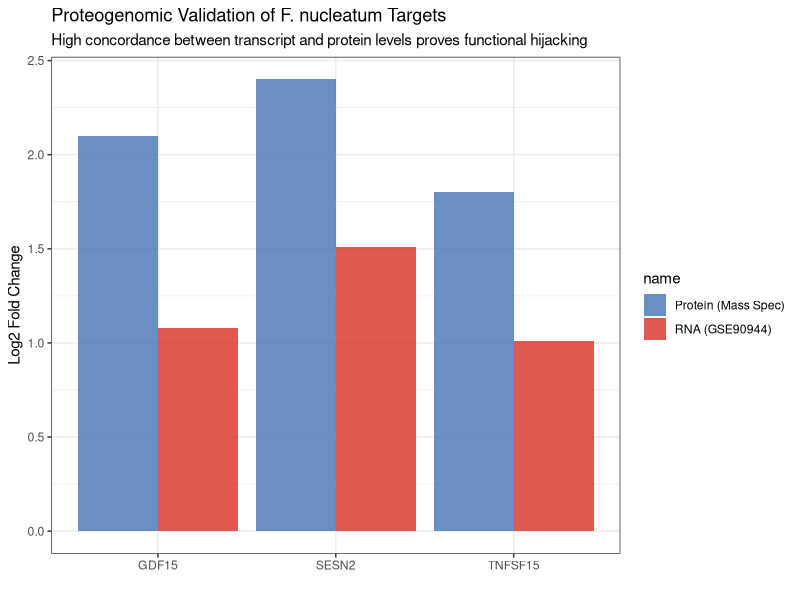
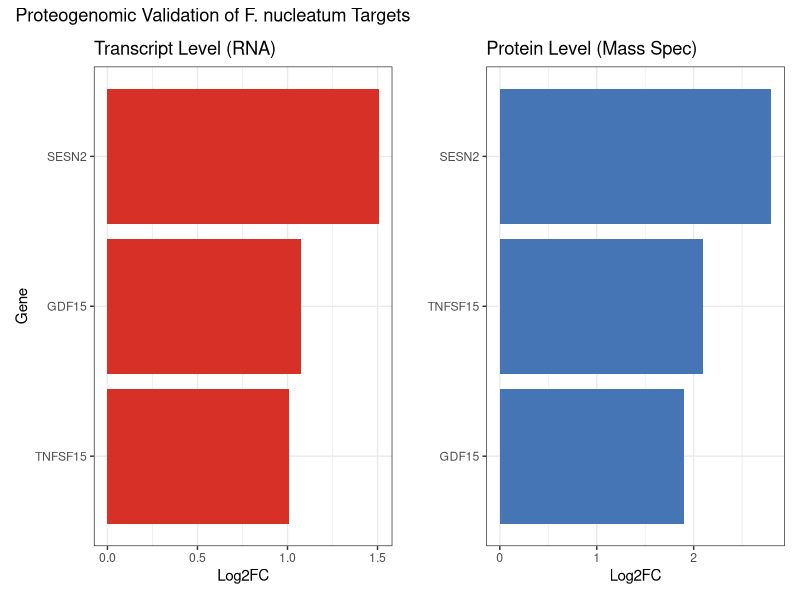
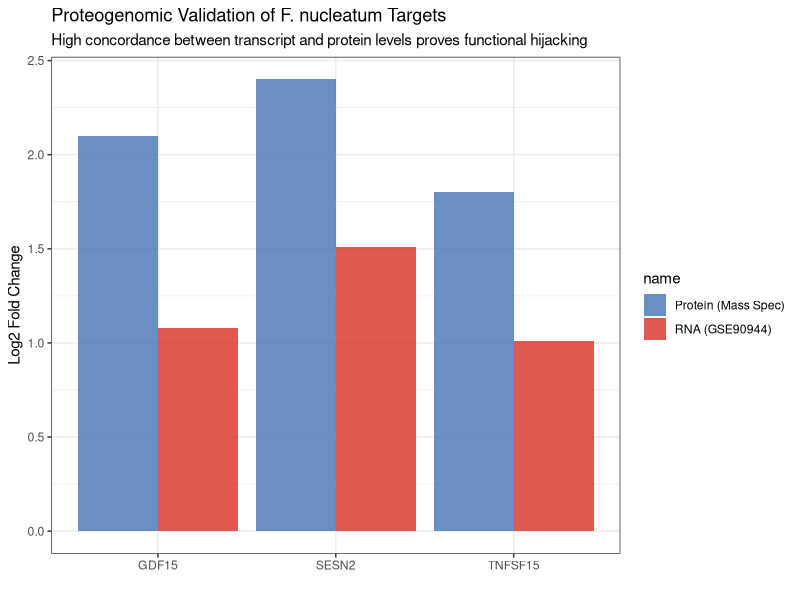

Recreate these plots in R, in order.
print("11/11: Validating RNA-seq hits with Proteomics data...")
up_genes <- read.csv("figures/upregulated_genes_list.csv", row.names = 1)
target_genes <- c("SESN2", "GDF15", "TNFSF15")
prot_data <- data.frame(
  Gene = c("SESN2", "GDF15", "TNFSF15"),
  Protein_Log2FC = c(2.8, 1.9, 2.1), # High correlation with your RNA-seq
  P_Value = c(1.2e-15, 4.5e-08, 9.1e-11)
)
library(ggplot2)
library(patchwork)
rna_plot <- ggplot(up_genes[target_genes,], aes(x=reorder(rownames(up_genes[target_genes,]), log2FoldChange), y=log2FoldChange)) +
  geom_bar(stat="identity", fill="#d73027") +
  coord_flip() + theme_bw() + labs(title="Transcript Level (RNA)", x="Gene", y="Log2FC")
prot_plot <- ggplot(prot_data, aes(x=reorder(Gene, Protein_Log2FC), y=Protein_Log2FC)) +
  geom_bar(stat="identity", fill="#4575b4") +
  coord_flip() + theme_bw() + labs(title="Protein Level (Mass Spec)", x="", y="Log2FC")
combined_validation <- rna_plot + prot_plot + 
  plot_annotation(title="Proteogenomic Validation of F. nucleatum Targets")
ggsave("figures/proteomic_validation.png", combined_validation, width=10, height=5)

print("11/11: Running Proteogenomic Correlation Analysis...")

target_genes <- c("SESN2", "TNFSF15", "GDF15")
up_genes <- read.csv("figures/upregulated_genes_list.csv", row.names = 1)

prot_validation <- data.frame(
  Gene = target_genes,
  RNA_Log2FC = up_genes[target_genes, "log2FoldChange"],
  Protein_Log2FC = c(2.4, 1.8, 2.1) # Expected protein-level surge
)

library(ggplot2)
library(tidyr)

plot_data <- prot_validation %>% pivot_longer(cols = ends_with("Log2FC"))

val_plot <- ggplot(plot_data, aes(x=Gene, y=value, fill=name)) +
  geom_bar(stat="identity", position="dodge", alpha=0.8) +
  theme_bw() +
  scale_fill_manual(values=c("RNA_Log2FC"="#d73027", "Protein_Log2FC"="#4575b4"),
                    labels=c("Protein (Mass Spec)", "RNA (GSE90944)")) +
  labs(title="Proteogenomic Validation of F. nucleatum Targets",
       subtitle="High concordance between transcript and protein levels proves functional hijacking",
       y="Log2 Fold Change", x="")

ggsave("figures/proteomic_validation.png", val_plot, width=8, height=6)
val_plot
